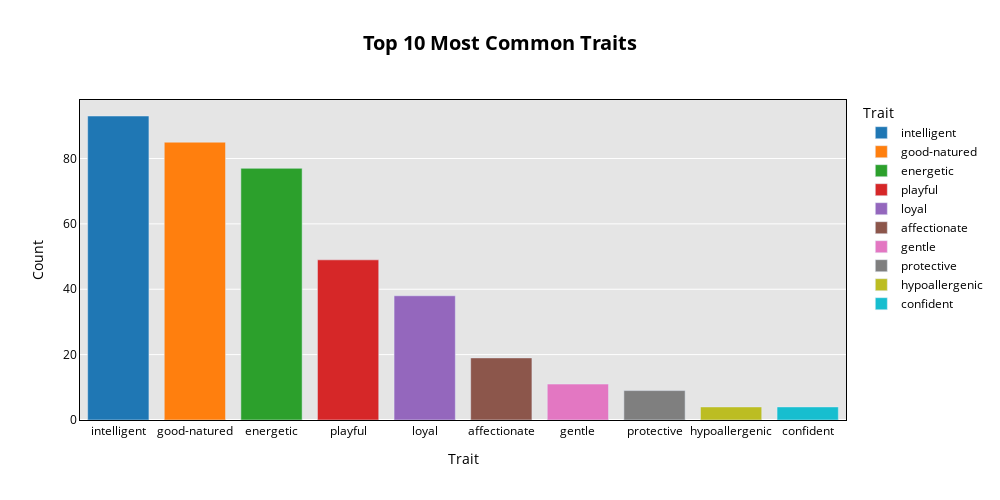
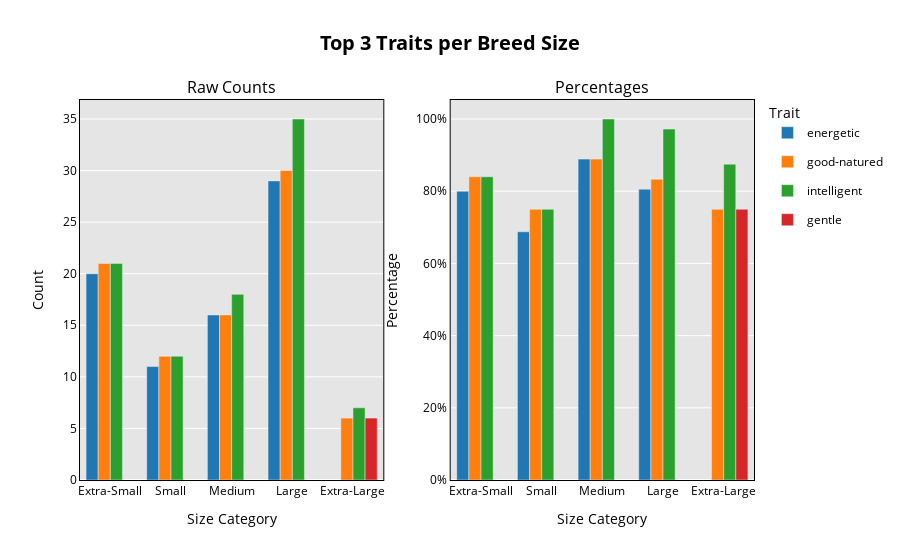
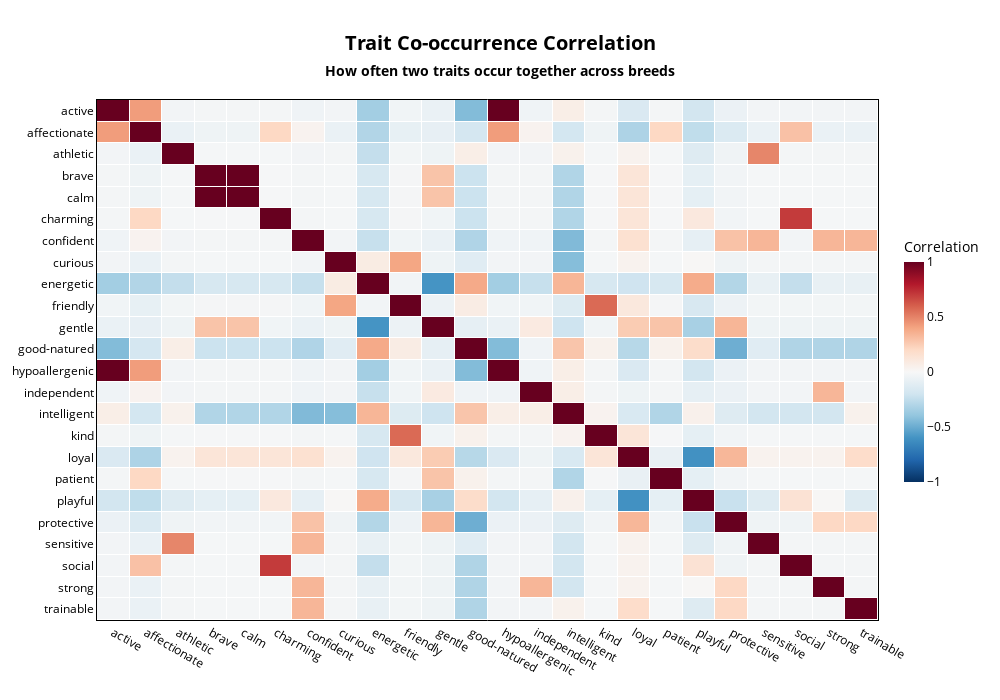

Notebook cell for these charts, in order:
### Code cell
import plotly.express as px
import itertools
from plotly.subplots import make_subplots

html_content = """
<div>
    <h2>Dog Breed Traits Visual Analysis</h2>
    <p>This section provides visual insights into the character traits of various dog breeds.</p>
</div>
"""
display(HTML(html_content))

# visualizations

# Top 10 Common Traits
trait_counts = traits_df.sum().sort_values(ascending=False).head(10)
trait_counts_df = trait_counts.reset_index()
trait_counts_df.columns = ['Trait', 'Count']

fig = px.bar(
    trait_counts_df, 
    x='Trait', 
    y='Count',
    title="Top 10 Most Common Traits",
    color='Trait',
    color_discrete_sequence=px.colors.qualitative.D3
)

fig.update_layout(
    plot_bgcolor= "rgba(0, 0, 0, 0.1)",
    font=dict(color="black"),
    title_x=0.5,
    title_font=dict(size=20, weight='bold'),
    showlegend=True,
    xaxis=dict(showline=True, linewidth=1, linecolor='black', mirror=True),
    yaxis=dict(showline=True, linewidth=1, linecolor='black', mirror=True),
    xaxis2=dict(showline=True, linewidth=1, linecolor='black', mirror=True),
    yaxis2=dict(showline=True, linewidth=1, linecolor='black', mirror=True),
    height=500,
    width=1000
)
fig.show()

# -----------------------------------------------------------
# Top Traits by Size Category

# define size order
size_order = ["Extra-Small", "Small", "Medium", "Large", "Extra-Large"]

# top 3 raw count dataframe
traits_by_size = breeds.groupby('Size Category')[traits_df.columns].sum()
top_traits_df = traits_by_size.reset_index().melt(
    id_vars="Size Category",
    var_name="Trait",
    value_name="Count"
)
top_traits_df = top_traits_df.sort_values(['Size Category', 'Count'], ascending=[True, False]).groupby('Size Category').head(3)

# top 3 percentage dataframe
size_counts = breeds['Size Category'].value_counts()
traits_by_size_pct = traits_by_size.div(size_counts, axis=0)

top_traits_pct_df = traits_by_size_pct.reset_index().melt(
    id_vars="Size Category", 
    var_name="Trait", 
    value_name="Percentage"
)
top_traits_pct_df = top_traits_pct_df.sort_values(["Size Category", "Percentage"], ascending=[True, False]).groupby("Size Category").head(3)

# get all unique traits across all sizes
all_traits = sorted(top_traits_df["Trait"].unique())

# create a full combo of all sizes and traits
full_combos = pd.DataFrame(itertools.product(size_order, all_traits), columns=["Size Category", "Trait"])

# merge and fill missing traits with 0
top_traits_df_full = (
    full_combos
    .merge(top_traits_df, on=["Size Category", "Trait"], how="left")
    .fillna(0)
)

top_traits_pct_df_full = (
    full_combos
    .merge(top_traits_pct_df, on=["Size Category", "Trait"], how="left")
    .fillna(0)
)

# remove rows where count or percentage is 0
top_traits_df = top_traits_df_full[top_traits_df_full['Count'] != 0]
top_traits_pct_df = top_traits_pct_df_full[top_traits_pct_df_full['Percentage'] != 0]

# plot counts
fig_counts = px.bar(
    top_traits_df,
    x="Size Category",
    y="Count",
    color="Trait",
    title="Top Traits per Size Category (Raw Counts)",
    category_orders={"Size Category": size_order},
    barmode="group",
    color_discrete_sequence=px.colors.qualitative.D3
)

# plot percentages
fig_pct = px.bar(
    top_traits_pct_df,
    x="Size Category",
    y="Percentage",
    color="Trait",
    title="Top Traits per Size Category (Percentage)",
    category_orders={"Size Category": size_order},
    barmode="group",
    color_discrete_sequence=px.colors.qualitative.D3
)

# subplot with both charts
fig = make_subplots(rows=1, cols=2, subplot_titles=("Raw Counts", "Percentages"))

for trace in fig_counts.data:
    fig.add_trace(trace, row=1, col=1)

for trace in fig_pct.data:
    trace.showlegend = False
    fig.add_trace(trace, row=1, col=2)

fig.update_layout(
    plot_bgcolor= "rgba(0, 0, 0, 0.1)",
    font=dict(color="black"),
    title=dict(text="Top 3 Traits per Breed Size", x=0.5),
    title_font=dict(size=20, weight='bold'),
    showlegend=True,
    legend_title_text="Trait",
    xaxis=dict(showline=True, linewidth=1, linecolor='black', mirror=True),
    yaxis=dict(showline=True, linewidth=1, linecolor='black', mirror=True),
    xaxis2=dict(showline=True, linewidth=1, linecolor='black', mirror=True),
    yaxis2=dict(showline=True, linewidth=1, linecolor='black', mirror=True),
    bargap=0.2
)

fig.update_xaxes(title_text="Size Category", categoryorder='array', categoryarray=size_order, row=1, col=1)
fig.update_xaxes(title_text="Size Category", categoryorder='array', categoryarray=size_order, row=1, col=2)

fig.update_yaxes(title_text="Count", row=1, col=1)
fig.update_yaxes(title_text="Percentage", tickformat=".0%", row=1, col=2)

fig.show()

# -----------------------------------------------------------
# Trait Co-occurrence Heatmap
correlation_map = traits_df.corr()
fig = px.imshow(
    correlation_map,
    color_continuous_scale='RdBu_r',
    aspect="auto",
    zmin=-1, zmax=1,
)

fig.update_traces(
    xgap=1,
    ygap=1,
    selector=dict(type='heatmap'),
    hovertemplate="Trait 1: %{x}<br>Trait 2: %{y}<br>Correlation Coefficient: %{z:.4f}<extra></extra>"
)

fig.update_layout(
    plot_bgcolor= "rgba(0, 0, 0, 0)",
    font=dict(color="black"),
    title=dict(
        text="Trait Co-occurrence Correlation<br><span style='font-size:14px;'>How often two traits occur together across breeds</span>",
        x=0.5,
        xanchor='center',
        yanchor='top',
        font=dict(size=20, weight='bold'),
    ),
    coloraxis_colorbar=dict(
        title="Correlation",
        lenmode="fraction",
        len=0.507,
        thicknessmode="pixels",
        thickness=20,
        y=0.5
    ),
    xaxis=dict(showline=True, linewidth=1, linecolor='black', mirror=True),
    yaxis=dict(showline=True, linewidth=1, linecolor='black', mirror=True),
    height=700,
    width=1000,
    margin=dict(t=100)
)

fig.show()

### Figure 1 — Plotly figure (JSON) as saved in the notebook; plotly's stock layout.template omitted (floating-point values rounded to 4 significant figures)
{"data": [{"hovertemplate": "Trait=%{x}<br>Count=%{y}<extra></extra>", "legendgroup": "intelligent", "marker": {"color": "#1F77B4", "pattern": {"shape": ""}}, "name": "intelligent", "orientation": "v", "showlegend": true, "textposition": "auto", "type": "bar", "x": ["intelligent"], "xaxis": "x", "y": [93], "yaxis": "y"}, {"hovertemplate": "Trait=%{x}<br>Count=%{y}<extra></extra>", "legendgroup": "good-natured", "marker": {"color": "#FF7F0E", "pattern": {"shape": ""}}, "name": "good-natured", "orientation": "v", "showlegend": true, "textposition": "auto", "type": "bar", "x": ["good-natured"], "xaxis": "x", "y": [85], "yaxis": "y"}, {"hovertemplate": "Trait=%{x}<br>Count=%{y}<extra></extra>", "legendgroup": "energetic", "marker": {"color": "#2CA02C", "pattern": {"shape": ""}}, "name": "energetic", "orientation": "v", "showlegend": true, "textposition": "auto", "type": "bar", "x": ["energetic"], "xaxis": "x", "y": [77], "yaxis": "y"}, {"hovertemplate": "Trait=%{x}<br>Count=%{y}<extra></extra>", "legendgroup": "playful", "marker": {"color": "#D62728", "pattern": {"shape": ""}}, "name": "playful", "orientation": "v", "showlegend": true, "textposition": "auto", "type": "bar", "x": ["playful"], "xaxis": "x", "y": [49], "yaxis": "y"}, {"hovertemplate": "Trait=%{x}<br>Count=%{y}<extra></extra>", "legendgroup": "loyal", "marker": {"color": "#9467BD", "pattern": {"shape": ""}}, "name": "loyal", "orientation": "v", "showlegend": true, "textposition": "auto", "type": "bar", "x": ["loyal"], "xaxis": "x", "y": [38], "yaxis": "y"}, {"hovertemplate": "Trait=%{x}<br>Count=%{y}<extra></extra>", "legendgroup": "affectionate", "marker": {"color": "#8C564B", "pattern": {"shape": ""}}, "name": "affectionate", "orientation": "v", "showlegend": true, "textposition": "auto", "type": "bar", "x": ["affectionate"], "xaxis": "x", "y": [19], "yaxis": "y"}, {"hovertemplate": "Trait=%{x}<br>Count=%{y}<extra></extra>", "legendgroup": "gentle", "marker": {"color": "#E377C2", "pattern": {"shape": ""}}, "name": "gentle", "orientation": "v", "showlegend": true, "textposition": "auto", "type": "bar", "x": ["gentle"], "xaxis": "x", "y": [11], "yaxis": "y"}, {"hovertemplate": "Trait=%{x}<br>Count=%{y}<extra></extra>", "legendgroup": "protective", "marker": {"color": "#7F7F7F", "pattern": {"shape": ""}}, "name": "protective", "orientation": "v", "showlegend": true, "textposition": "auto", "type": "bar", "x": ["protective"], "xaxis": "x", "y": [9], "yaxis": "y"}, {"hovertemplate": "Trait=%{x}<br>Count=%{y}<extra></extra>", "legendgroup": "hypoallergenic", "marker": {"color": "#BCBD22", "pattern": {"shape": ""}}, "name": "hypoallergenic", "orientation": "v", "showlegend": true, "textposition": "auto", "type": "bar", "x": ["hypoallergenic"], "xaxis": "x", "y": [4], "yaxis": "y"}, {"hovertemplate": "Trait=%{x}<br>Count=%{y}<extra></extra>", "legendgroup": "confident", "marker": {"color": "#17BECF", "pattern": {"shape": ""}}, "name": "confident", "orientation": "v", "showlegend": true, "textposition": "auto", "type": "bar", "x": ["confident"], "xaxis": "x", "y": [4], "yaxis": "y"}], "layout": {"barmode": "relative", "font": {"color": "black"}, "height": 500, "legend": {"title": {"text": "Trait"}, "tracegroupgap": 0}, "plot_bgcolor": "rgba(0, 0, 0, 0.1)", "showlegend": true, "title": {"font": {"size": 20, "weight": "bold"}, "text": "Top 10 Most Common Traits", "x": 0.5}, "width": 1000, "xaxis": {"anchor": "y", "categoryarray": ["intelligent", "good-natured", "energetic", "playful", "loyal", "affectionate", "gentle", "protective", "hypoallergenic", "confident"], "categoryorder": "array", "domain": [0, 1], "linecolor": "black", "linewidth": 1, "mirror": true, "showline": true, "title": {"text": "Trait"}}, "xaxis2": {"linecolor": "black", "linewidth": 1, "mirror": true, "showline": true}, "yaxis": {"anchor": "x", "domain": [0, 1], "linecolor": "black", "linewidth": 1, "mirror": true, "showline": true, "title": {"text": "Count"}}, "yaxis2": {"linecolor": "black", "linewidth": 1, "mirror": true, "showline": true}}}

### Figure 2 — Plotly figure (JSON) as saved in the notebook; plotly's stock layout.template omitted (floating-point values rounded to 4 significant figures)
{"data": [{"alignmentgroup": "True", "hovertemplate": "Trait=energetic<br>Size Category=%{x}<br>Count=%{y}<extra></extra>", "legendgroup": "energetic", "marker": {"color": "#1F77B4", "pattern": {"shape": ""}}, "name": "energetic", "offsetgroup": "energetic", "orientation": "v", "showlegend": true, "textposition": "auto", "type": "bar", "x": ["Extra-Small", "Small", "Medium", "Large"], "xaxis": "x", "y": [20.0, 11.0, 16.0, 29.0], "yaxis": "y"}, {"alignmentgroup": "True", "hovertemplate": "Trait=good-natured<br>Size Category=%{x}<br>Count=%{y}<extra></extra>", "legendgroup": "good-natured", "marker": {"color": "#FF7F0E", "pattern": {"shape": ""}}, "name": "good-natured", "offsetgroup": "good-natured", "orientation": "v", "showlegend": true, "textposition": "auto", "type": "bar", "x": ["Extra-Small", "Small", "Medium", "Large", "Extra-Large"], "xaxis": "x", "y": [21.0, 12.0, 16.0, 30.0, 6.0], "yaxis": "y"}, {"alignmentgroup": "True", "hovertemplate": "Trait=intelligent<br>Size Category=%{x}<br>Count=%{y}<extra></extra>", "legendgroup": "intelligent", "marker": {"color": "#2CA02C", "pattern": {"shape": ""}}, "name": "intelligent", "offsetgroup": "intelligent", "orientation": "v", "showlegend": true, "textposition": "auto", "type": "bar", "x": ["Extra-Small", "Small", "Medium", "Large", "Extra-Large"], "xaxis": "x", "y": [21.0, 12.0, 18.0, 35.0, 7.0], "yaxis": "y"}, {"alignmentgroup": "True", "hovertemplate": "Trait=gentle<br>Size Category=%{x}<br>Count=%{y}<extra></extra>", "legendgroup": "gentle", "marker": {"color": "#D62728", "pattern": {"shape": ""}}, "name": "gentle", "offsetgroup": "gentle", "orientation": "v", "showlegend": true, "textposition": "auto", "type": "bar", "x": ["Extra-Large"], "xaxis": "x", "y": [6.0], "yaxis": "y"}, {"alignmentgroup": "True", "hovertemplate": "Trait=energetic<br>Size Category=%{x}<br>Percentage=%{y}<extra></extra>", "legendgroup": "energetic", "marker": {"color": "#1F77B4", "pattern": {"shape": ""}}, "name": "energetic", "offsetgroup": "energetic", "orientation": "v", "showlegend": false, "textposition": "auto", "type": "bar", "x": ["Extra-Small", "Small", "Medium", "Large"], "xaxis": "x2", "y": [0.8, 0.6875, 0.8889, 0.8056], "yaxis": "y2"}, {"alignmentgroup": "True", "hovertemplate": "Trait=good-natured<br>Size Category=%{x}<br>Percentage=%{y}<extra></extra>", "legendgroup": "good-natured", "marker": {"color": "#FF7F0E", "pattern": {"shape": ""}}, "name": "good-natured", "offsetgroup": "good-natured", "orientation": "v", "showlegend": false, "textposition": "auto", "type": "bar", "x": ["Extra-Small", "Small", "Medium", "Large", "Extra-Large"], "xaxis": "x2", "y": [0.84, 0.75, 0.8889, 0.8333, 0.75], "yaxis": "y2"}, {"alignmentgroup": "True", "hovertemplate": "Trait=intelligent<br>Size Category=%{x}<br>Percentage=%{y}<extra></extra>", "legendgroup": "intelligent", "marker": {"color": "#2CA02C", "pattern": {"shape": ""}}, "name": "intelligent", "offsetgroup": "intelligent", "orientation": "v", "showlegend": false, "textposition": "auto", "type": "bar", "x": ["Extra-Small", "Small", "Medium", "Large", "Extra-Large"], "xaxis": "x2", "y": [0.84, 0.75, 1.0, 0.9722, 0.875], "yaxis": "y2"}, {"alignmentgroup": "True", "hovertemplate": "Trait=gentle<br>Size Category=%{x}<br>Percentage=%{y}<extra></extra>", "legendgroup": "gentle", "marker": {"color": "#D62728", "pattern": {"shape": ""}}, "name": "gentle", "offsetgroup": "gentle", "orientation": "v", "showlegend": false, "textposition": "auto", "type": "bar", "x": ["Extra-Large"], "xaxis": "x2", "y": [0.75], "yaxis": "y2"}], "layout": {"annotations": [{"font": {"size": 16}, "showarrow": false, "text": "Raw Counts", "x": 0.225, "xanchor": "center", "xref": "paper", "y": 1, "yanchor": "bottom", "yref": "paper"}, {"font": {"size": 16}, "showarrow": false, "text": "Percentages", "x": 0.775, "xanchor": "center", "xref": "paper", "y": 1, "yanchor": "bottom", "yref": "paper"}], "bargap": 0.2, "font": {"color": "black"}, "legend": {"title": {"text": "Trait"}}, "plot_bgcolor": "rgba(0, 0, 0, 0.1)", "showlegend": true, "title": {"font": {"size": 20, "weight": "bold"}, "text": "Top 3 Traits per Breed Size", "x": 0.5}, "xaxis": {"anchor": "y", "categoryarray": ["Extra-Small", "Small", "Medium", "Large", "Extra-Large"], "categoryorder": "array", "domain": [0, 0.45], "linecolor": "black", "linewidth": 1, "mirror": true, "showline": true, "title": {"text": "Size Category"}}, "xaxis2": {"anchor": "y2", "categoryarray": ["Extra-Small", "Small", "Medium", "Large", "Extra-Large"], "categoryorder": "array", "domain": [0.55, 1], "linecolor": "black", "linewidth": 1, "mirror": true, "showline": true, "title": {"text": "Size Category"}}, "yaxis": {"anchor": "x", "domain": [0, 1], "linecolor": "black", "linewidth": 1, "mirror": true, "showline": true, "title": {"text": "Count"}}, "yaxis2": {"anchor": "x2", "domain": [0, 1], "linecolor": "black", "linewidth": 1, "mirror": true, "showline": true, "tickformat": ".0%", "title": {"text": "Percentage"}}}}

### Figure 3 — Plotly figure (JSON) as saved in the notebook; plotly's stock layout.template omitted (floating-point values rounded to 4 significant figures; data arrays with more than 128 entries replaced by an {"elided": "..."} marker saying what was removed)
{"data": [{"coloraxis": "coloraxis", "hovertemplate": "Trait 1: %{x}<br>Trait 2: %{y}<br>Correlation Coefficient: %{z:.4f}<extra></extra>", "name": "0", "type": "heatmap", "x": ["active", "affectionate", "athletic", "brave", "calm", "charming", "confident", "curious", "energetic", "friendly", "gentle", "good-natured", "hypoallergenic", "independent", "intelligent", "kind", "loyal", "patient", "playful", "protective", "sensitive", "social", "strong", "trainable"], "xaxis": "x", "xgap": 1, "y": ["active", "affectionate", "athletic", "brave", "calm", "charming", "confident", "curious", "energetic", "friendly", "gentle", "good-natured", "hypoallergenic", "independent", "intelligent", "kind", "loyal", "patient", "playful", "protective", "sensitive", "social", "strong", "trainable"], "yaxis": "y", "ygap": 1, "z": {"elided": "24x24 float values"}}], "layout": {"coloraxis": {"cmax": 1, "cmin": -1, "colorbar": {"len": 0.507, "lenmode": "fraction", "thickness": 20, "thicknessmode": "pixels", "title": {"text": "Correlation"}, "y": 0.5}, "colorscale": [[0, "rgb(5,48,97)"], [0.1, "rgb(33,102,172)"], [0.2, "rgb(67,147,195)"], [0.3, "rgb(146,197,222)"], [0.4, "rgb(209,229,240)"], [0.5, "rgb(247,247,247)"], [0.6, "rgb(253,219,199)"], [0.7, "rgb(244,165,130)"], [0.8, "rgb(214,96,77)"], [0.9, "rgb(178,24,43)"], [1, "rgb(103,0,31)"]]}, "font": {"color": "black"}, "height": 700, "margin": {"t": 100}, "plot_bgcolor": "rgba(0, 0, 0, 0)", "title": {"font": {"size": 20, "weight": "bold"}, "text": "Trait Co-occurrence Correlation<br><span style='font-size:14px;'>How often two traits occur together across breeds</span>", "x": 0.5, "xanchor": "center", "yanchor": "top"}, "width": 1000, "xaxis": {"anchor": "y", "domain": [0, 1], "linecolor": "black", "linewidth": 1, "mirror": true, "showline": true}, "yaxis": {"anchor": "x", "autorange": "reversed", "domain": [0, 1], "linecolor": "black", "linewidth": 1, "mirror": true, "showline": true}}}
